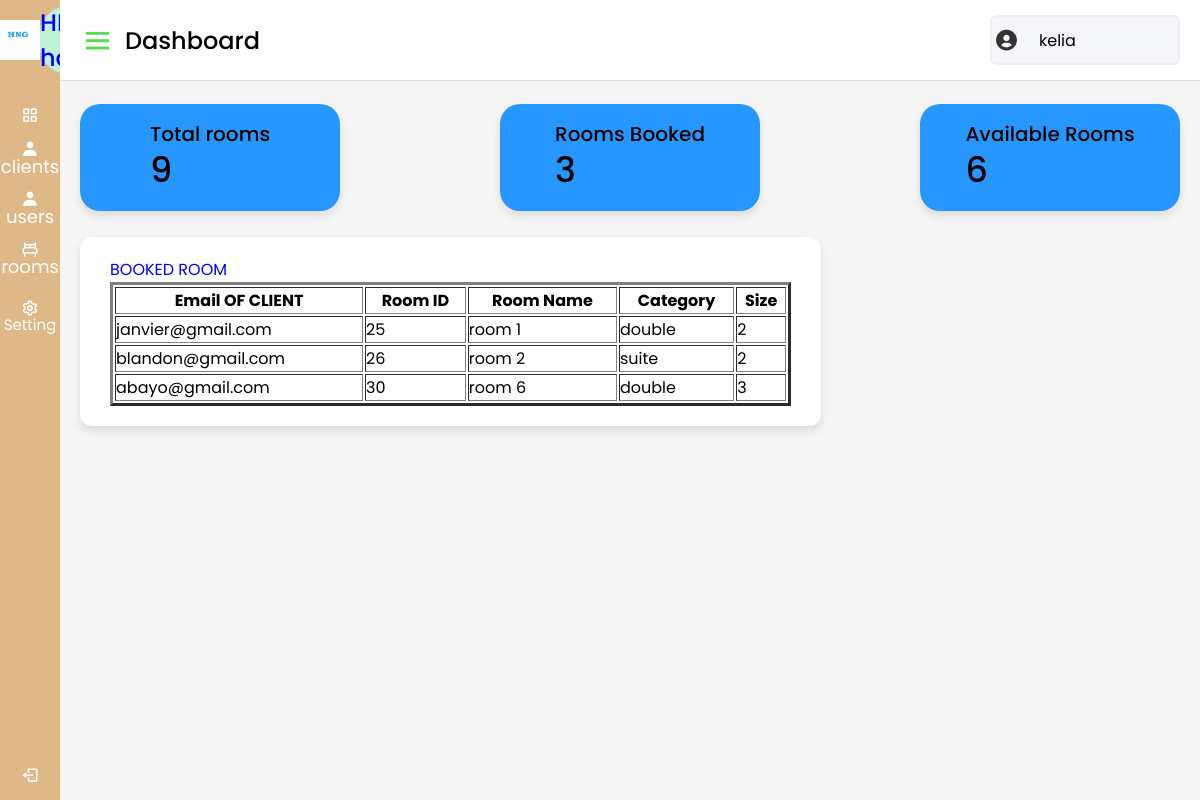
Screenshot of /bookedroom_manager.php (signed in) with the database file from the repository.
### tables this page shows
CREATE TABLE `rooms` (
  `roomid` int(11) NOT NULL,
  `photo` varchar(255) NOT NULL,
  `name` varchar(255) NOT NULL,
  `category` varchar(50) NOT NULL,
  `price` float NOT NULL,
  `beds` int(11) NOT NULL
);

### bookedroom_manager.php (the view, shortened to what this page needs)
<html lang="en" dir="ltr">
  <head>
    <link rel="stylesheet" href="admin.css">
    <link href='https://unpkg.com/boxicons@2.0.7/css/boxicons.min.css' rel='stylesheet'>
   </head>
   <body>
<div class="sidebar">
      <div class="logo-details">
      <img src="hng.jpg" height="40px" width="40px" border-radius="100%";>
        <span class="logo_name">HIRWA hotel</span>
      </div>
        <ul class="nav-links">
          <li>
            <a href="DASHBOARD_manager.php" >
              <i class='bx bx-grid-alt' ></i>
              <span class="links_name">Dashboard</span>
            </a>
          </li>
          <li>
              <i class='bx bxs-user'>
              <div class="dropdown">  <span class="links_name">clients</span>
              </div></i>
          </li>
          <li>
              <i class='bx bxs-user'>
              <div class="dropdown">  <span class="links_name">users</span>
              </div></i>
          </li>
          <li>
             <i style="margin-right: 30px;" class='bx bx-bed'>
             <div class="dropdown"> <span class="links_name">rooms</span>
                    </div></i>
          </li><LI>
         <a href="#">
              <i class='bx bx-cog' >
              <span class="links_name">Setting</span></i>
            </a>
          </li>
          <li class="log_out">
            <a href="logout.php">
              <i class='bx bx-log-out'></i>
              <span class="links_name">Log out</span>
            </a>
          </li>
        </ul>
    </div>
    <section class="home-section">
    <nav>
      <div class="sidebar-button">
        <i class='bx bx-menu sidebarBtn'></i>
        <span class="dashboard">Dashboard</span>
      </div>
      <div class="profile-details">
      <i class='bx bxs-user-circle'></i>
        <?php
                   if(isset($_SESSION['name'])){
                      $name = $_SESSION['name'];
                        echo " " . $name . "";
                              }
                      else{
                           header("Location: sign.php");
                              exit();
                            }
         ?>
      </div>
    </nav>
    <?php
$servername = "localhost";
$username = "root";
$password = "";
$dbname = "hotel";
$conn = new mysqli($servername, $username, $password, $dbname);
$sqlCount = "SELECT COUNT(*) AS total_rooms FROM rooms";
$resultCount = $conn->query($sqlCount);
if ($resultCount->num_rows > 0) {
    $rowCount = $resultCount->fetch_assoc();
    $totalRooms = $rowCount['total_rooms'];
} else {
    $totalRooms = 0;
}
?>
<div class="home-content">
<div class="overview-boxes">
    <div class="box">
        <div class="right-side">
            <div class="box-topic">Total rooms</div>
            <div class="number"><?php echo $totalRooms; ?></div>
        </div>
    </div>
    <?php
$servername = "localhost";
$username = "root";
$password = "";
$dbname = "hotel";
$conn = new mysqli($servername, $username, $password, $dbname);
$sqlCountBookedRooms = "SELECT COUNT(DISTINCT clients.room_name) AS booked_rooms
                        FROM clients
                        INNER JOIN rooms ON clients.room_name = rooms.name";
$resultCountBookedRooms = $conn->query($sqlCountBookedRooms);
if ($resultCountBookedRooms->num_rows > 0) {
    $rowBookedRooms = $resultCountBookedRooms->fetch_assoc();
    $bookedRoomsCount = $rowBookedRooms['booked_rooms'];
} else {
    $bookedRoomsCount = 0;
}
?>
<div class="box">
    <div class="right-side">
        <div class="box-topic">Rooms Booked</div>
        <div class="number"><?php echo $bookedRoomsCount; ?></div>
    </div>
</div>
<?php
$servername = "localhost";
$username = "root";
$password = "";
$dbname = "hotel";
$conn = new mysqli($servername, $username, $password, $dbname);
$sqlCountAvailableRooms = "SELECT COUNT(rooms.name) AS available_rooms
                           FROM rooms
                           LEFT JOIN clients ON rooms.name = clients.room_name
                           WHERE clients.room_name IS NULL";
$resultCountAvailableRooms = $conn->query($sqlCountAvailableRooms);
if ($resultCountAvailableRooms->num_rows > 0) {
    $rowAvailableRooms = $resultCountAvailableRooms->fetch_assoc();
    $availableRoomsCount = $rowAvailableRooms['available_rooms'];
} else {
    $availableRoomsCount = 0;
}
?>
<div class="box">
    <div class="right-side">
        <div class="box-topic">Available Rooms</div>
        <div class="number"><?php echo $availableRoomsCount; ?></div>
    </div>
</div>
</div>
       <div class="sales-boxes">
          <div class="recent-sales box">
            <p align="center " style="color: blue;">BOOKED ROOM</p>
            <?php
    $servername = "localhost";
    $username = "root";
    $password = "";
    $dbname = "hotel";
    $conn = new mysqli($servername, $username, $password, $dbname);
    $query = "SELECT DISTINCT clients.email, rooms.* FROM clients JOIN rooms ON clients.room_name = rooms.name";
    $result = $conn->query($query);
    if ($result->num_rows > 0) {
        echo "<table border=3 width=100%>";
        echo "<tr>";
        echo "<th>Email OF CLIENT</th>";
        echo "<th>Room ID</th>";
        echo "<th>Room Name</th>";
        echo "<th>Category</th>";
        echo "<th>Size</th>";
        echo "</tr>";
        while ($row = $result->fetch_assoc()) {
            echo "<tr>";
            echo "<td>" . $row['email'] . "</td>";
            echo "<td>" . $row['roomid'] . "</td>";
            echo "<td>" . $row['name'] . "</td>";
            echo "<td>" . $row['category'] . "</td>";
            echo "<td>" . $row['beds'] . "</td>";
            echo "</tr>";
        }
        echo "</table>";
    } else {
        echo "No results found.";
    }
?>
          </div>
      </div>
    </div>
  </section>
</body>
</html>

### admin.css (style rules this page uses)
* { margin: 0; padding: 0; box-sizing: border-box; font-family: 'Poppins', sans-serif; }
.sidebar { position: fixed; height: 100%; width: 240px; background: burlywood;; transition: all 0.5s ease; }
.sidebar .logo-details { height: 80px; display: flex; align-items: center; }
.sidebar .logo-details .logo_name { color: blue; font-size: 24px; font-weight: 500; background-color: #C0F2D8; border-radius: 40%; }
.sidebar .nav-links { margin-top: 10px; }
.sidebar .nav-links li { position: relative; list-style: none; height: 50px; }
.sidebar .nav-links li a { height: 100%; width: 100%; display: flex; align-items: center; text-decoration: none; transition: all 0.4s ease; }
.sidebar .nav-links li i { min-width: 60px; text-align: center; font-size: 18px; color: #fff; }
.sidebar .nav-links li a .links_name { color: #fff; font-size: 15px; font-weight: 400; white-space: nowrap; }
.sidebar .nav-links .log_out { position: absolute; bottom: 0; width: 100%; }
.home-section { position: relative; background: #f5f5f5; min-height: 100vh; width: calc(100% - 240px); left: 240px; transition: all 0.5s ease; }
.home-section nav { display: flex; justify-content: space-between; height: 80px; background: #fff; display: flex; align-items: center; position: fixed; width: calc(100% - 240px); left: 240px; z-index: 100; padding: 0 20px; box-shadow: 0 1px 1px rgba(0, 0, 0, 0.1); transition: all 0.5s ease; }
.home-section nav .sidebar-button { display: flex; align-items: center; font-size: 24px; font-weight: 500; }
nav .sidebar-button i { font-size: 35px; color:#52e052; margin-right: 10px; }
.home-section nav .profile-details { display: flex; align-items: center; background: #F5F6FA; border: 2px solid #EFEEF1; border-radius: 6px; height: 50px; min-width: 190px; padding: 0 15px 0 2px; }
nav .profile-details i { font-size: 25px; color: #333; }
.home-section .home-content { position: relative; padding-top: 104px; }
.home-content .overview-boxes { display: flex; align-items: center; justify-content: space-between; flex-wrap: wrap; padding: 0 20px; margin-bottom: 26px; }
.overview-boxes .box { display: flex; align-items: center; justify-content: center; width: calc(100% / 4 - 15px); background: #2697FF; padding: 15px 14px; border-radius: 20px; box-shadow: 0 5px 10px rgba(0,0,0,0.1); }
.overview-boxes .box-topic { font-size: 20px; font-weight: 500; }
.home-content .box .number { display: inline-block; font-size: 35px; margin-top: -6px; font-weight: 500; }
.home-content .sales-boxes { display: flex; justify-content: space-between; display:flex; flex-wrap:wrap; }
.home-content .sales-boxes .recent-sales { width: 65%; background: #fff; padding: 20px 30px; margin: 0 20px; border-radius: 12px; box-shadow: 0 5px 10px rgba(0, 0, 0, 0.1); display:flex; flex-wrap:wrap; }
@media (max-width: 1240px) { .sidebar { width: 60px; } }
@media (max-width: 1240px) { .home-section { width: calc(100% - 60px); left: 60px; } }
@media (max-width: 1240px) { .home-section nav { width: calc(100% - 60px); left: 60px; } }

### bookedroom_manager.php (style rules this page uses)
.dropdown { position: relative; display: inline-block; }

### rows the page displays
rooms: email "janvier@gmail.com", roomid "25", name "room 1", category "double", beds "2"
rooms: email "blandon@gmail.com", roomid "26", name "room 2", category "suite", beds "2"
rooms: email "abayo@gmail.com", roomid "30", name "room 6", category "double", beds "3"

### other values shown
$name "kelia"
$totalRooms "9"
$bookedRoomsCount "3"
$availableRoomsCount "6"
